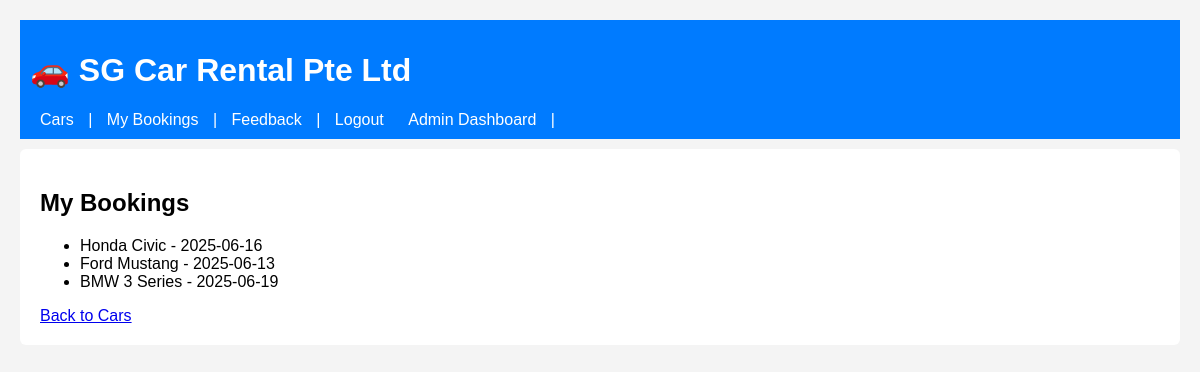
Screenshot of /my_bookings (signed in) with the database file from the repository.
### tables this page shows
CREATE TABLE bookings (
            id INTEGER PRIMARY KEY AUTOINCREMENT,
            car TEXT,
            user TEXT,
            date TEXT
        );

### app.py (the view)
@app.route('/my_bookings')
def my_bookings():
    if 'username' not in session:
        return redirect('/login')
    conn = get_db_connection()
    cursor = conn.execute("SELECT car, date FROM bookings WHERE user = ?", (session['username'],))
    bookings = cursor.fetchall()
    conn.close()
    return render_template('my_bookings.html', bookings=bookings)

### app.py (called while the page is built)
def get_db_connection():
    conn = sqlite3.connect('car_rental.db')
    conn.row_factory = sqlite3.Row
    return conn

### templates/my_bookings.html
{% extends "layout.html" %}
{% block content %}
<h2>My Bookings</h2>
{% if bookings %}
<ul>
    {% for car, date in bookings %}
        <li>{{ car }} - {{ date }}</li>
    {% endfor %}
</ul>
{% else %}
<p>No bookings found.</p>
{% endif %}
<a href="{{ url_for('cars') }}">Back to Cars</a>
{% endblock %}

### static/style.css (style rules this page uses)
body { font-family: Arial, sans-serif; margin: 20px; background-color: #f4f4f4; }

### rows the page displays
bookings: car "Honda Civic", date "2025-06-16"
bookings: car "Ford Mustang", date "2025-06-13"
bookings: car "BMW 3 Series", date "2025-06-19"
